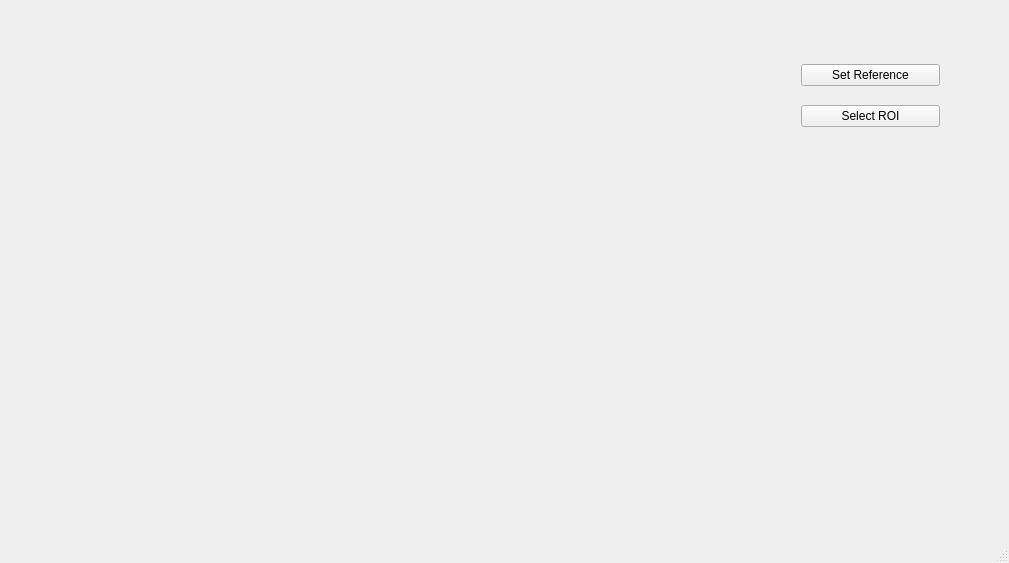
<?xml version="1.0" encoding="UTF-8"?>
<ui version="4.0">
 <class>MainWindow</class>
 <widget class="QMainWindow" name="MainWindow">
  <property name="geometry">
   <rect>
    <x>0</x>
    <y>0</y>
    <width>1009</width>
    <height>563</height>
   </rect>
  </property>
  <property name="windowTitle">
   <string>MainWindow</string>
  </property>
  <widget class="QWidget" name="centralWidget">
   <widget class="OpenCview" name="widget" native="true">
    <property name="geometry">
     <rect>
      <x>40</x>
      <y>10</y>
      <width>640</width>
      <height>480</height>
     </rect>
    </property>
   </widget>
   <widget class="QWidget" name="layoutWidget">
    <property name="geometry">
     <rect>
      <x>790</x>
      <y>40</y>
      <width>161</width>
      <height>111</height>
     </rect>
    </property>
    <layout class="QVBoxLayout" name="verticalLayout">
     <item>
      <widget class="QPushButton" name="pushButton">
       <property name="text">
        <string>Set Reference</string>
       </property>
      </widget>
     </item>
     <item>
      <widget class="QPushButton" name="pushButton_ROI">
       <property name="text">
        <string>Select ROI</string>
       </property>
      </widget>
     </item>
    </layout>
   </widget>
  </widget>
  <widget class="QStatusBar" name="statusBar"/>
 </widget>
 <layoutdefault spacing="6" margin="11"/>
 <customwidgets>
  <customwidget>
   <class>OpenCview</class>
   <extends>QWidget</extends>
   <header>opencview.h</header>
   <container>1</container>
   <slots>
    <slot>enable_ROI_selection()</slot>
   </slots>
  </customwidget>
 </customwidgets>
 <resources/>
 <connections>
  <connection>
   <sender>pushButton_ROI</sender>
   <signal>clicked()</signal>
   <receiver>widget</receiver>
   <slot>enable_ROI_selection()</slot>
   <hints>
    <hint type="sourcelabel">
     <x>826</x>
     <y>119</y>
    </hint>
    <hint type="destinationlabel">
     <x>600</x>
     <y>159</y>
    </hint>
   </hints>
  </connection>
 </connections>
</ui>
